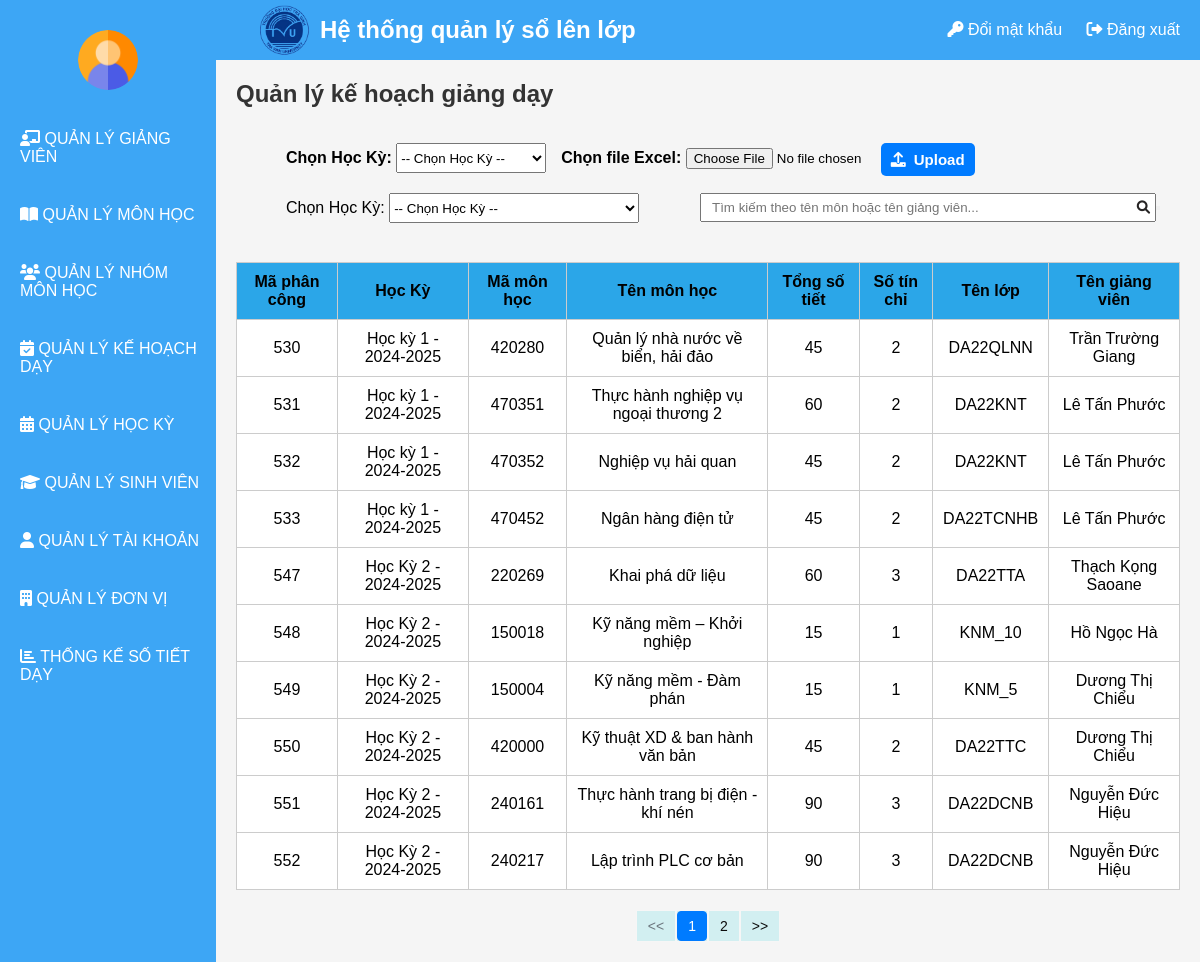
Screenshot of /MyProject/index.php/phancong with the database file from the repository.
### tables this page shows
CREATE TABLE `phan_cong` (
  `maPC` int(11) NOT NULL,
  `manhom` int(11) DEFAULT NULL,
  `maMH` int(11) DEFAULT NULL,
  `maGV` varchar(10) DEFAULT NULL,
  `maHK` varchar(10) DEFAULT NULL
);

CREATE TABLE `hoc_ky` (
  `maHK` varchar(10) NOT NULL,
  `tenHK` varchar(10) DEFAULT NULL,
  `namhoc` varchar(10) DEFAULT NULL
);

CREATE TABLE `mon_hoc` (
  `maMH` int(11) NOT NULL,
  `tenMH` varchar(100) DEFAULT NULL,
  `tongsotiet` int(11) DEFAULT NULL,
  `SoTC` int(11) DEFAULT NULL
);

CREATE TABLE `nhommonhoc` (
  `manhom` int(11) NOT NULL,
  `maMH` int(11) NOT NULL,
  `tenlopmonhoc` varchar(50) DEFAULT NULL
);

CREATE TABLE `giang_vien` (
  `maGV` varchar(10) NOT NULL,
  `tenGV` varchar(100) DEFAULT NULL,
  `matk` int(11) DEFAULT NULL,
  `madv` int(11) DEFAULT NULL
);

### MyProject/application/controllers/PhanCong.php (called while the page is built, shortened)
<?php
class PhanCong extends CI_Controller
{
    public function __construct()
    {
        $this->load->model('PhancongModel');
        $this->load->helper('url');
        $this->load->library('session');
    }
    private function getPaginationData($searchTerm = null)
{
    $limit = 10;
    $currentPage = isset($_GET['page']) && is_numeric($_GET['page']) ? (int) $_GET['page'] : 1;
    $offset = ($currentPage - 1) * $limit;
    if ($searchTerm) {
        $data['phan_cong'] = $this->PhancongModel->searchPhanCong($searchTerm, $limit, $offset);
        $data['total_rows'] = $this->PhancongModel->getTotalRowsSearch($searchTerm);
    } else {
        $data['phan_cong'] = $this->PhancongModel->getAllPhanCong($limit, $offset);
        $data['total_rows'] = $this->PhancongModel->getTotalRows();
    }
    $data['total_pages'] = ceil($data['total_rows'] / $limit);
    $data['current_page'] = $currentPage;
    $data['hocKyResult'] = $this->PhancongModel->get_hoc_ky();
    return $data;
}
public function index()
{
    $username = $this->session->userdata('username');
    $data = $this->getPaginationData();
    $this->load->view('admin/header', ['username' => $username]);
    $this->load->view('admin/kehoachday', $data);
    $this->load->view('admin/footer');
}
}

### MyProject/index.php (called while the page is built, shortened)
<?php
require_once BASEPATH.'core/CodeIgniter.php';

### MyProject/application/models/PhancongModel.php (called while the page is built, shortened)
<?php
class PhancongModel extends CI_Model {
    public function getAllPhanCong($limit, $offset) {
        $this->db->select('
            pc.maPC,
            hk.tenHK,
            hk.namhoc,
            mh.maMH,
            mh.tenMH,
            mh.tongsotiet,
            mh.SoTC,
            nh.tenlopmonhoc,
            gv.tenGV
        ');
        $this->db->from('phan_cong pc');
        $this->db->join('nhommonhoc nh', 'pc.manhom = nh.manhom AND pc.maMH = nh.maMH');
        $this->db->join('mon_hoc mh', 'pc.maMH = mh.maMH');
        $this->db->join('hoc_ky hk', 'pc.maHK = hk.maHK');
        $this->db->join('giang_vien gv', 'pc.maGV = gv.maGV');
        $this->db->limit($limit, $offset);
        $query = $this->db->get();
        return $query->result();
    }
}

### MyProject/application/views/admin/kehoachday.php (the view, shortened to what this page needs)
<div class="main-content">
    <div class="content">
        <h2>Quản lý kế hoạch giảng dạy</h2>
        <form action="<?= base_url('PhanCong/import_excel'); ?>" method="post" enctype="multipart/form-data"
        class="form-import" style="margin-left:50px;">
        <div class="form-group-import" >
            <label for="hoc_ky">Chọn Học Kỳ:</label>
            <select name="hoc_ky" id="hoc_ky" required class="select-import-kh" style="width:150px;">
                <option value="">-- Chọn Học Kỳ --</option>
            </select>
        </div>
        <div class="form-group-import">
            <label for="excel_file">Chọn file Excel:</label>
            <input type="file" name="excel_file" id="excel_file" accept=".xls,.xlsx" required class="input-import">
        </div>
        <div class="form-group-import">
            <button type="submit" class="btn-import">
                <i class="fas fa-upload"></i> Upload
            </button>
        </div>
    </form>
    <form method="post" action="<?= base_url('timkiem'); ?>" id="filterForm">
    <div class="form-group-hk" style="margin-left:50px;">
        <label for="search_term">Chọn Học Kỳ:</label>
        <select name="search_term" id="search_term" required class="select-import" onchange="document.getElementById('filterForm').submit();">
            <option value="">-- Chọn Học Kỳ --</option>
        </select>
    </div>
</form>
 <div class="search-kh">
            <form action="<?= base_url('timkiem'); ?>" method="post" class="search-kh">
                <input type="text" name="search_term" placeholder="Tìm kiếm theo tên môn hoặc tên giảng viên...">
                <button type="submit"><i class="fas fa-search"></i></button>
            </form>
        </div>
    </div>
    <table>
        <thead>
            <tr>
                <th>Mã phân công</th>
                <th>Học Kỳ</th>
                <th>Mã môn học</th>
                <th>Tên môn học</th>
                <th>Tổng số tiết</th>
                <th>Số tín chỉ</th>
                <th>Tên lớp</th>
                <th>Tên giảng viên</th>
            </tr>
        </thead>
        <tbody>
            <?php if (!empty($phan_cong)): ?>
                <?php foreach ($phan_cong as $row): ?>
                    <tr onclick="location.href='<?php echo base_url('Solenlop'.$row->maPC);?>'">
                        <td><?= htmlspecialchars($row->maPC) ?></td>
                        <td><?= htmlspecialchars($row->tenHK . ' - ' . $row->namhoc) ?></td>
                        <td><?= htmlspecialchars($row->maMH) ?></td>
                        <td><?= htmlspecialchars($row->tenMH) ?></td>
                        <td><?= htmlspecialchars($row->tongsotiet) ?></td>
                        <td><?= htmlspecialchars($row->SoTC) ?></td>
                        <td><?= htmlspecialchars($row->tenlopmonhoc) ?></td>
                        <td><?= htmlspecialchars($row->tenGV) ?></td>
                    </tr>
                <?php endforeach; ?>
            <?php else: ?>
                <tr>
                    <td colspan="8">Không có dữ liệu để hiển thị</td>
                </tr>
            <?php endif; ?>
        </tbody>
    </table>
    <nav aria-label="Page navigation">
            <ul class="pagination">
                <li class="page-item <?php echo ($current_page == 1) ? 'disabled' : ''; ?>">
                    <a class="page-link" href="<?php echo base_url('phantrangkh?page=' . ($current_page - 1)); ?>">
                        <<</a>
                </li>
                <?php
                $start = 1;
                $end = $total_pages;
                if ($current_page < $total_pages - 1) {
                    $end = $current_page + 1;
                }
                for ($i = $start; $i <= $end; $i++): ?>
                    <li class="page-item <?php echo ($i == $current_page) ? 'active' : ''; ?>">
                        <a class="page-link" href="<?php echo base_url('phantrangkh?page=' . $i); ?>">
                            <?php echo $i; ?>
                        </a>
                    </li>
                <?php endfor; ?>
                <li class="page-item <?php echo ($current_page == $total_pages) ? 'disabled' : ''; ?>">
                    <a class="page-link"
                        href="<?php echo base_url('phantrangkh?page=' . ($current_page + 1)); ?>">>></a>
                </li>
            </ul>
        </nav>
</div>
</div>

### MyProject/application/views/admin/header.php (shortened to what this page needs)
<!DOCTYPE html>
<html lang="en">
<head>
    <link rel="stylesheet" href="frontend/css/admin.css">
    <link rel="stylesheet" href="https://cdnjs.cloudflare.com/ajax/libs/font-awesome/5.15.4/css/all.min.css">
    <link rel="stylesheet" href="https://cdnjs.cloudflare.com/ajax/libs/font-awesome/6.0.0/css/all.min.css">
</head>
<body>
    <div class="container">
        <div class="header">
            <div class="logo">
                <img src="frontend/image/logo.png" alt="Logo">
                <h2>Hệ thống quản lý sổ lên lớp</h2>
            </div>
            <div class="actions">
                <a href="<?= base_url('doimatkhau') ?>"><i class="fa fa-key"></i> Đổi mật khẩu</a>
                <a href="<?= base_url('dangxuat') ?>"><i class="fa fa-sign-out-alt"></i> Đăng xuất</a>
            </div>
        </div>
        <div class="content-wrapper">
            <div class="sidebar">
                <div class="user-info">
                    <div class="user-icon">
                        <img src="frontend/image/user.png" alt="Logo">
                    </div>
                </div>
                <ul class="menu">
                    <li id="menu-giangvien">
                        <a href="<?= base_url('quanlygiangvien') ?>">
                            <i class="fas fa-chalkboard-teacher"></i> QUẢN LÝ GIẢNG VIÊN
                        </a>
                    </li>
                    <li id="menu-monhoc">
                        <a href="<?= base_url('quanlymonhoc') ?>">
                            <i class="fas fa-book-open"></i> QUẢN LÝ MÔN HỌC
                        </a>
                    </li>
                    <li id="menu-nhom">
                        <a href="<?= base_url('quanlynhommonhoc') ?>">
                            <i class="fas fa-users"></i> QUẢN LÝ NHÓM MÔN HỌC
                        </a>
                    </li>
                    <li id="menu-sll">
                        <a href="<?= base_url('quanlyphancong') ?>">
                            <i class="fas fa-calendar-check"></i> QUẢN LÝ KẾ HOẠCH DẠY
                        </a>
                    </li>
                    <li id="menu-hocky">
                        <a href="<?= base_url('quanlyhocky') ?>">
                            <i class="fas fa-calendar-alt"></i> QUẢN LÝ HỌC KỲ
                        </a>
                    </li>
                    <li id="menu-sinhvien">
                        <a href="<?= base_url('quanlysinhvien') ?>">
                            <i class="fas fa-graduation-cap"></i> QUẢN LÝ SINH VIÊN
                        </a>
                    </li>
                    <li id="menu-taikhoan">
                        <a href="<?= base_url('quanlytaikhoan') ?>">
                            <i class="fas fa-user"></i>
                            QUẢN LÝ TÀI KHOẢN
                        </a>
                    </li>
                    <li id="menu-donvi">
                        <a href="<?= base_url('quanlydonvi') ?>">
                            <i class="fas fa-building"></i>
                            QUẢN LÝ ĐƠN VỊ
                        </a>
                    </li>
                    <li id="menu-donvi">
                        <a href="<?= base_url('thongkeadmin') ?>">
                            <i class="fa fa-chart-bar"></i>
                            THỐNG KẾ SỐ TIẾT DẠY
                        </a>
                    </li>
                </ul>
            </div>

### MyProject/application/views/admin/footer.php (shortened to what this page needs)
</div>
</body>
</html>

### MyProject/frontend/css/admin.css (style rules this page uses)
* { margin: 0; padding: 0; box-sizing: border-box; }
body { font-family: Arial, sans-serif; display: flex; height: 100vh; }
.container { display: flex; width: 100%; flex-direction: column; }
.header { background-color: #3da6f5; color: white; display: flex; justify-content: space-between; align-items: center; padding: 10px 20px; width: 100%; height:60px; }
.header .logo { display: flex; align-items: center; font-size: 16px; margin-left: 240px; color: white; }
.header .logo img { width: 50px; margin-right: 10px; }
.actions a { margin-left: 20px; color: white; text-decoration: none; font-size: 16px; }
.content-wrapper { display: flex; flex: 1; width: 100%; }
.sidebar { background-color: #3da6f5; color: #fff; width: 18%; padding: 20px 10px; display: flex; flex-direction: column; }
.user-info { text-align: center; margin-bottom: 20px; margin-top: -50px; }
.user-icon { width: 60px; height: 60px; border-radius: 50%; overflow: hidden; margin: 0 auto 10px; }
.user-icon img { width: 100%; height: 100%; object-fit: cover; display: block; }
.menu { list-style: none; margin-left: 10px; }
.menu a { text-decoration: none; color:white; }
.menu li { padding: 10px 0; cursor: pointer; margin-bottom: 20px; }
.main-content { background-color: #f5f5f5; flex: 1; padding: 20px; }
.content h2 { color: #333; margin-bottom: 10px; }
.search-kh { float: right; padding: 5px 10px; border-radius: 5px; margin-bottom: 15px; width: 500px; display: flex; align-items: center; position: relative; margin-top:-20px; }
.form-group-hk { margin-right:15px; }
.search-kh input { width: 100%; padding: 5px 30px 5px 10px; }
.search-kh i { position: absolute; right: 20px; top: 50%; transform: translateY(-50%); color: #262424; }
table { width: 100%; border-collapse: collapse; background-color: #fff; }
table th { background-color: #2BA6E8; font-weight: bold; }
table th, table td { border: 1px solid #ccc; text-align: center; padding: 10px; }
.form-import { margin-top: 35px; margin-bottom: 15px; display: flex; flex-wrap: wrap; gap: 15px; }
.select-import { width: 250px; height:30px; }
.input-import { width: 180px; height:30px; margin-top: 5px; }
.select-import-kh { width: 100px; height:30px; }
.btn-import { display: inline-flex; align-items: center; background-color: #007bff; color: white; padding: 8px 10px; border: none; border-radius: 5px; cursor: pointer; text-align: center; font-size: 15px; font-weight: bold; transition: background-color 0.3s ease-in-out; }
.btn-import i { margin-right: 8px; }
.form-import label { font-weight: bold; }
.pagination { display: flex; justify-content: center; list-style-type: none; padding-left: 0; margin: 10px 0; background-color: #d2eff1; font-size: 16px; border-radius: 4px; margin-top: 20px; width: fit-content; margin: 20px auto 0; }
.page-item { margin: 0px; display: inline-block; border: 1px solid #f6f6f6; }
.page-link { text-decoration: none; color: #0c0c0c; padding: 6px 10px; border: 1px solid transparent; border-radius: 4px; display: inline-block; font-size: 14px; }
.page-item.active .page-link { background-color: #007bff; color: white; border: 1px solid #007bff; }
.page-item.disabled .page-link { color: #6c757d; pointer-events: none; }

### rows the page displays
phan_cong: maPC "530", maHK.namhoc "Học kỳ 1 - 2024-2025", mon_hoc.maMH "420280", mon_hoc.tenMH "Quản lý nhà nước về biển, hải đảo", mon_hoc.tongsotiet "45", mon_hoc.SoTC "2", nhommonhoc.tenlopmonhoc "DA22QLNN", maGV.tenGV "Trần Trường Giang"
phan_cong: maPC "531", maHK.namhoc "Học kỳ 1 - 2024-2025", mon_hoc.maMH "470351", mon_hoc.tenMH "Thực hành nghiệp vụ ngoại thương 2", mon_hoc.tongsotiet "60", mon_hoc.SoTC "2", nhommonhoc.tenlopmonhoc "DA22KNT", maGV.tenGV "Lê Tấn Phước"
phan_cong: maPC "532", maHK.namhoc "Học kỳ 1 - 2024-2025", mon_hoc.maMH "470352", mon_hoc.tenMH "Nghiệp vụ hải quan", mon_hoc.tongsotiet "45", mon_hoc.SoTC "2", nhommonhoc.tenlopmonhoc "DA22KNT", maGV.tenGV "Lê Tấn Phước"
phan_cong: maPC "533", maHK.namhoc "Học kỳ 1 - 2024-2025", mon_hoc.maMH "470452", mon_hoc.tenMH "Ngân hàng điện tử", mon_hoc.tongsotiet "45", mon_hoc.SoTC "2", nhommonhoc.tenlopmonhoc "DA22TCNHB", maGV.tenGV "Lê Tấn Phước"
phan_cong: maPC "547", maHK.namhoc "Học Kỳ 2 - 2024-2025", mon_hoc.maMH "220269", mon_hoc.tenMH "Khai phá dữ liệu", mon_hoc.tongsotiet "60", mon_hoc.SoTC "3", nhommonhoc.tenlopmonhoc "DA22TTA", maGV.tenGV "Thạch Kọng Saoane"
phan_cong: maPC "548", maHK.namhoc "Học Kỳ 2 - 2024-2025", mon_hoc.maMH "150018", mon_hoc.tenMH "Kỹ năng mềm – Khởi nghiệp", mon_hoc.tongsotiet "15", mon_hoc.SoTC "1", nhommonhoc.tenlopmonhoc "KNM_10", maGV.tenGV "Hồ Ngọc Hà"
phan_cong: maPC "549", maHK.namhoc "Học Kỳ 2 - 2024-2025", mon_hoc.maMH "150004", mon_hoc.tenMH "Kỹ năng mềm - Đàm phán", mon_hoc.tongsotiet "15", mon_hoc.SoTC "1", nhommonhoc.tenlopmonhoc "KNM_5", maGV.tenGV "Dương Thị Chiểu"
phan_cong: maPC "550", maHK.namhoc "Học Kỳ 2 - 2024-2025", mon_hoc.maMH "420000", mon_hoc.tenMH "Kỹ thuật XD & ban hành văn bản", mon_hoc.tongsotiet "45", mon_hoc.SoTC "2", nhommonhoc.tenlopmonhoc "DA22TTC", maGV.tenGV "Dương Thị Chiểu"
phan_cong: maPC "551", maHK.namhoc "Học Kỳ 2 - 2024-2025", mon_hoc.maMH "240161", mon_hoc.tenMH "Thực hành trang bị điện - khí nén", mon_hoc.tongsotiet "90", mon_hoc.SoTC "3", nhommonhoc.tenlopmonhoc "DA22DCNB", maGV.tenGV "Nguyễn Đức Hiệu"
phan_cong: maPC "552", maHK.namhoc "Học Kỳ 2 - 2024-2025", mon_hoc.maMH "240217", mon_hoc.tenMH "Lập trình PLC cơ bản", mon_hoc.tongsotiet "90", mon_hoc.SoTC "3", nhommonhoc.tenlopmonhoc "DA22DCNB", maGV.tenGV "Nguyễn Đức Hiệu"
